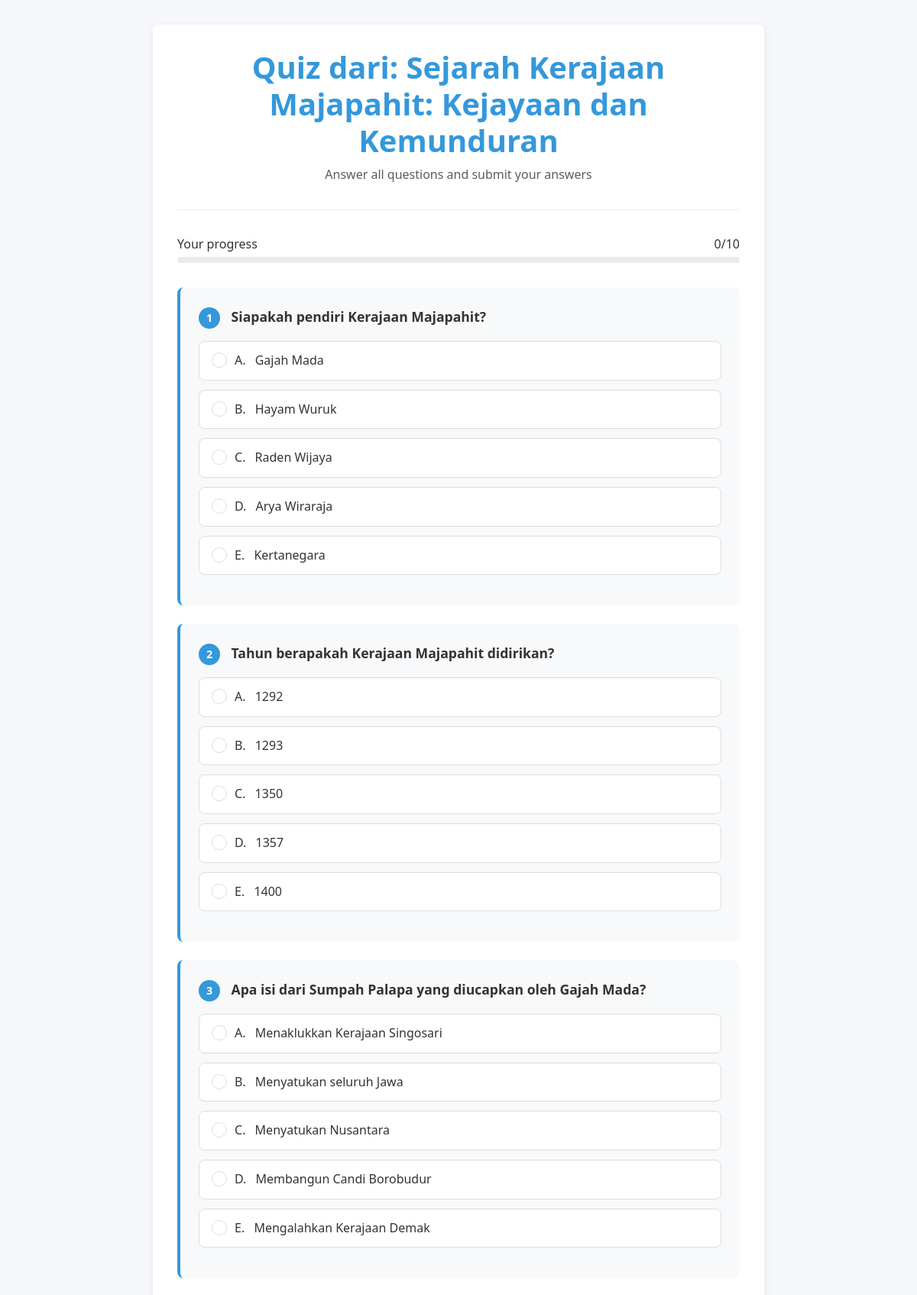
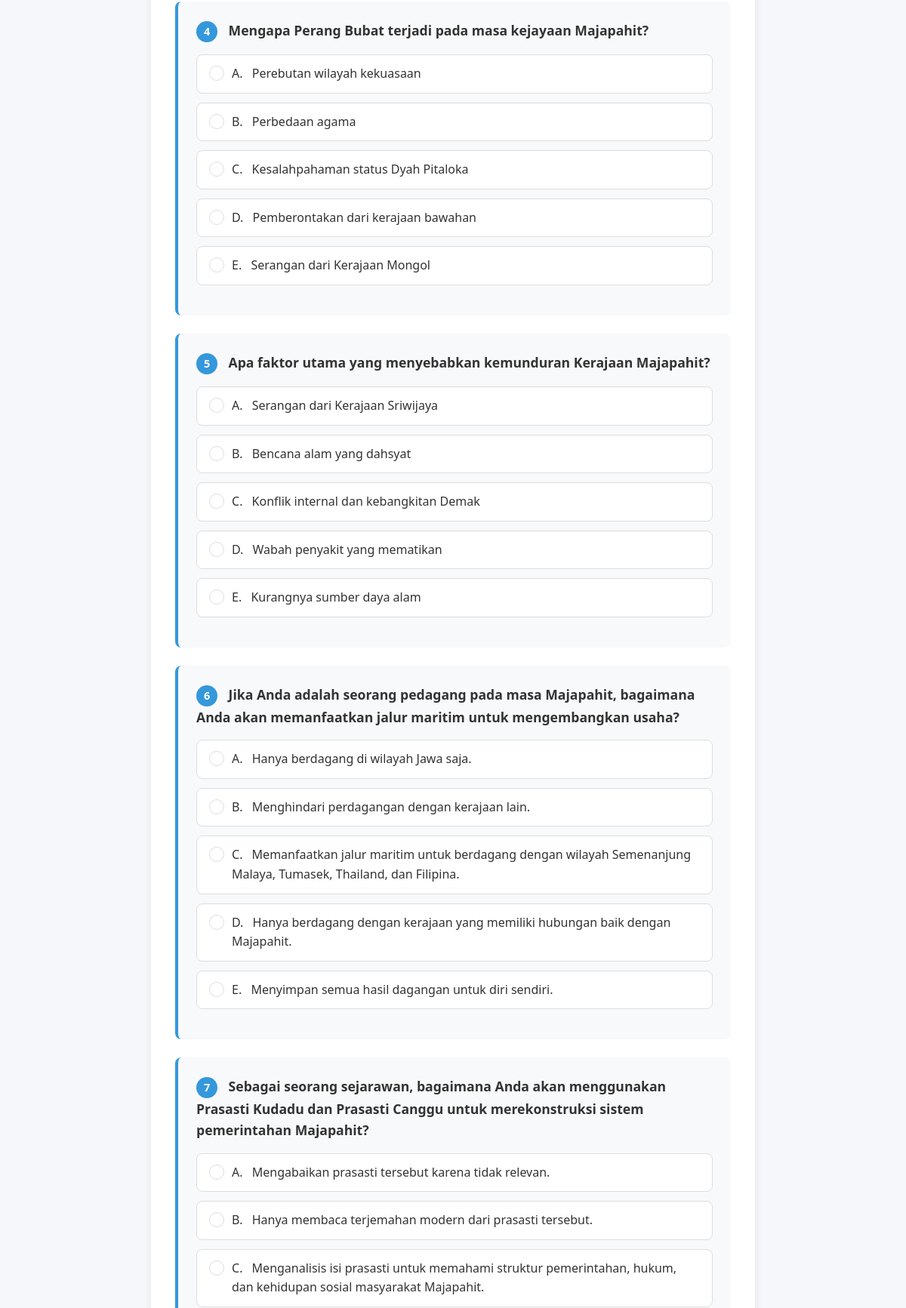
Page /quiz/24 (upper part) on the committed database (2 pictures, top to bottom).
### app/models.py (models this page shows)
class Quiz(db.Model):
    __tablename__ = 'quizzes'
    id = db.Column(db.Integer, primary_key=True)
    title = db.Column(db.String(255))
    modul_id = db.Column(db.Integer, db.ForeignKey('modul.id'), nullable=False)
    modul = db.relationship('Modul', backref=db.backref('quizzes', lazy=True))

class Question(db.Model):
    __tablename__ = 'questions'
    id = db.Column(db.Integer, primary_key=True)
    quiz_id = db.Column(db.Integer, db.ForeignKey('quizzes.id'))
    pertanyaan = db.Column(db.Text)
    kategori_taksonomi = db.Column(db.String(10))
    jawaban_benar = db.Column(db.String(1))
    penjelasan = db.Column(db.Text)
    quiz = db.relationship('Quiz', backref='questions')

class Choice(db.Model):
    __tablename__ = 'choices'
    id = db.Column(db.Integer, primary_key=True)
    question_id = db.Column(db.Integer, db.ForeignKey('questions.id'))
    label = db.Column(db.String(1))  # A, B, C, D, E
    text = db.Column(db.Text)
    question = db.relationship('Question', backref='choices')

### app/routes/quiz.py (the view)
@quizz.route('/quiz/<int:quiz_id>')
def student_quiz(quiz_id):
    quiz = Quiz.query.get_or_404(quiz_id)
    questions = Question.query.filter_by(quiz_id=quiz.id).all()
    soal_data = []
    for q in questions:
        choices = Choice.query.filter_by(question_id=q.id).all()
        soal_data.append({
            "id": q.id,
            "pertanyaan": q.pertanyaan,
            "kategori": q.kategori_taksonomi,
            "pilihan": choices
        })
    return render_template('student_quiz.html', quiz=quiz, soal_data=soal_data)

### app/templates/student_quiz.html (shortened to what this page needs)
<!DOCTYPE html>
<html lang="en">
<head>
    <link href="https://cdn.jsdelivr.net/npm/bootstrap@5.3.0/dist/css/bootstrap.min.css" rel="stylesheet">
</head>
<body>
    <div class="container">
        <div class="quiz-container">
            <div class="quiz-header">
                <h1>{{ quiz.title }}</h1>
                <p class="text-muted">Answer all questions and submit your answers</p>
            </div>
            <div class="progress-container">
                <div class="d-flex justify-content-between mb-1">
                    <span>Your progress</span>
                    <span id="progress-text">0/{{ soal_data|length }}</span>
                </div>
                <div class="progress">
                </div>
            </div>
            <form action="{{ url_for('quizz.submit_answers', quiz_id=quiz.id) }}" method="POST">
                {% for soal in soal_data %}
                    <div class="question-card" id="question-{{ loop.index }}">
                        <div class="question-text">
                            <span class="question-number">{{ loop.index }}</span>
                            {{ soal.pertanyaan }}
                        </div>
                        <ul class="choices-list">
                            {% for choice in soal.pilihan %}
                                <li class="choice-item">
                                    <div class="custom-radio">
                                        <label for="q{{ soal.id }}_{{ choice.label }}">
                                            <span class="choice-label">{{ choice.label }}.</span> {{ choice.text }}
                                        </label>
                                    </div>
                                </li>
                            {% endfor %}
                        </ul>
                    </div>
                {% endfor %}
            </form>
        </div>
    </div>
</body>
</html>

### app/templates/student_quiz.html (style rules this page uses)
:root { --primary-color: #3498db; --secondary-color: #2980b9; --accent-color: #e74c3c; --light-bg: #f8f9fa; --border-radius: 8px; }
body { font-family: 'Segoe UI', Tahoma, Geneva, Verdana, sans-serif; background-color: #f5f7fa; color: #333; line-height: 1.6; padding-bottom: 2rem; }
.quiz-container { max-width: 800px; margin: 2rem auto; background-color: white; border-radius: var(--border-radius); box-shadow: 0 4px 12px rgba(0, 0, 0, 0.08); padding: 2rem; }
.quiz-header { text-align: center; margin-bottom: 2rem; padding-bottom: 1rem; border-bottom: 1px solid #eee; }
.quiz-header h1 { color: var(--primary-color); font-weight: 600; margin-bottom: 0.5rem; }
.question-card { background-color: var(--light-bg); border-radius: var(--border-radius); padding: 1.5rem; margin-bottom: 1.5rem; border-left: 4px solid var(--primary-color); }
.question-text { font-size: 1.1rem; font-weight: 600; margin-bottom: 1rem; }
.choices-list { list-style-type: none; padding-left: 0; }
.choice-item { background-color: white; border: 1px solid #ddd; border-radius: var(--border-radius); padding: 0.75rem 1rem; margin-bottom: 0.75rem; cursor: pointer; transition: all 0.2s ease; }
.choice-label { font-weight: 500; margin-right: 8px; }
.progress-container { margin-bottom: 2rem; }
.progress { height: 0.5rem; border-radius: 1rem; }
.question-number { display: inline-block; background-color: var(--primary-color); color: white; width: 28px; height: 28px; border-radius: 50%; text-align: center; line-height: 28px; margin-right: 10px; font-weight: bold; font-size: 0.9rem; }
.custom-radio input[type="radio"] + label { position: relative; padding-left: 30px; cursor: pointer; display: block; margin: 0; width: 100%; }
.custom-radio input[type="radio"] + label:before { content: ''; position: absolute; left: 0; top: 2px; width: 20px; height: 20px; border: 1px solid #ddd; border-radius: 50%; background: #fff; }

### rows in the picture
Quiz: title "Quiz dari: Sejarah Kerajaan Majapahit: Kejayaan dan Kemunduran"
Question: pertanyaan "Siapakah pendiri Kerajaan Majapahit?"
Choice: label "A", text "Gajah Mada"
Choice: label "B", text "Hayam Wuruk"
Choice: label "C", text "Raden Wijaya"
Choice: label "D", text "Arya Wiraraja"
Choice: label "E", text "Kertanegara"
Question: pertanyaan "Tahun berapakah Kerajaan Majapahit didirikan?"
Choice: label "A", text "1292"
Choice: label "B", text "1293"
Choice: label "C", text "1350"
Choice: label "D", text "1357"
Choice: label "E", text "1400"
Question: pertanyaan "Apa isi dari Sumpah Palapa yang diucapkan oleh Gajah Mada?"
Choice: label "A", text "Menaklukkan Kerajaan Singosari"
Choice: label "B", text "Menyatukan seluruh Jawa"
Choice: label "C", text "Menyatukan Nusantara"
Choice: label "D", text "Membangun Candi Borobudur"
Choice: label "E", text "Mengalahkan Kerajaan Demak"
Question: pertanyaan "Mengapa Perang Bubat terjadi pada masa kejayaan Majapahit?"
Choice: label "A", text "Perebutan wilayah kekuasaan"
Choice: label "B", text "Perbedaan agama"
Choice: label "C", text "Kesalahpahaman status Dyah Pitaloka"
Choice: label "D", text "Pemberontakan dari kerajaan bawahan"
Choice: label "E", text "Serangan dari Kerajaan Mongol"
Question: pertanyaan "Apa faktor utama yang menyebabkan kemunduran Kerajaan Majapahit?"
Choice: label "A", text "Serangan dari Kerajaan Sriwijaya"
Choice: label "B", text "Bencana alam yang dahsyat"
Choice: label "C", text "Konflik internal dan kebangkitan Demak"
Choice: label "D", text "Wabah penyakit yang mematikan"
Choice: label "E", text "Kurangnya sumber daya alam"
Question: pertanyaan "Jika Anda adalah seorang pedagang pada masa Majapahit, bagaimana Anda akan memanfaatkan jalur maritim untuk mengembangkan usaha?"
Choice: label "A", text "Hanya berdagang di wilayah Jawa saja."
Choice: label "B", text "Menghindari perdagangan dengan kerajaan lain."
Choice: label "C", text "Memanfaatkan jalur maritim untuk berdagang dengan wilayah Semenanjung Malaya, Tumasek, Thailand, dan Filipina."
Choice: label "D", text "Hanya berdagang dengan kerajaan yang memiliki hubungan baik dengan Majapahit."
Choice: label "E", text "Menyimpan semua hasil dagangan untuk diri sendiri."
Question: pertanyaan "Sebagai seorang sejarawan, bagaimana Anda akan menggunakan Prasasti Kudadu dan Prasasti Canggu untuk merekonstruksi sistem pemerintahan Majapahit?"
Choice: label "A", text "Mengabaikan prasasti tersebut karena tidak relevan."
Choice: label "B", text "Hanya membaca terjemahan modern dari prasasti tersebut."
Choice: label "C", text "Menganalisis isi prasasti untuk memahami struktur pemerintahan, hukum, dan kehidupan sosial masyarakat Majapahit."

### other values in the picture
{{ soal_data|length }} "10"
